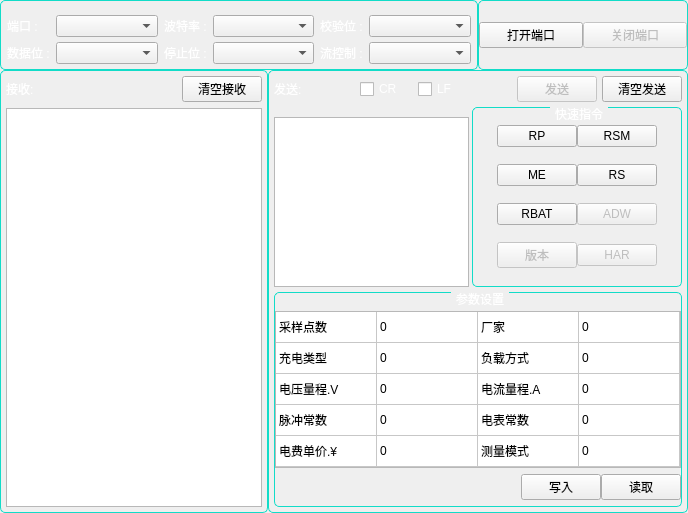
     <widget class="QWidget" name="serPort_Page">
      <layout class="QGridLayout" name="gridLayout_6">
       <property name="margin">
        <number>0</number>
       </property>
       <property name="spacing">
        <number>0</number>
       </property>
       <item row="1" column="0">
        <widget class="QGroupBox" name="serPort_Rec_GbBox">
         <property name="sizePolicy">
          <sizepolicy hsizetype="Minimum" vsizetype="Preferred">
           <horstretch>0</horstretch>
           <verstretch>0</verstretch>
          </sizepolicy>
         </property>
         <property name="styleSheet">
          <string notr="true"> QGroupBox::title {
     subcontrol-origin: margin;
     subcontrol-position: top center; /* position at the top center */
     padding: 0 3px;
	 color: rgb(255, 255, 255);


 }

 QGroupBox {
    border: 1px solid rgb(18, 220, 200);
    border-radius: 5px;
    margin-top: 0ex; /* leave space at the top for the title */
    background-color: qlineargradient(x1: 0, y1: 0, x2: 0, y2: 1,
                     stop:0 rgba(7, 85, 75, 255),
                     stop:1 rgba(10, 100, 75, 255));
 }
</string>
         </property>
         <property name="title">
          <string/>
         </property>
         <layout class="QGridLayout" name="gridLayout_7">
          <property name="margin">
           <number>5</number>
          </property>
          <item row="1" column="0" colspan="4">
           <widget class="QTextEdit" name="serPort_Rec_TxEdit">
            <property name="sizePolicy">
             <sizepolicy hsizetype="Expanding" vsizetype="Expanding">
              <horstretch>0</horstretch>
              <verstretch>0</verstretch>
             </sizepolicy>
            </property>
            <property name="readOnly">
             <bool>true</bool>
            </property>
           </widget>
          </item>
          <item row="0" column="3">
           <widget class="QPushButton" name="serPort_CleanRec_PsBtn">
            <property name="text">
             <string>清空接收</string>
            </property>
           </widget>
          </item>
          <item row="0" column="1">
           <spacer name="horizontalSpacer_2">
            <property name="orientation">
             <enum>Qt::Horizontal</enum>
            </property>
            <property name="sizeHint" stdset="0">
             <size>
              <width>30</width>
              <height>20</height>
             </size>
            </property>
           </spacer>
          </item>
          <item row="0" column="0">
           <widget class="QLabel" name="label_3">
            <property name="styleSheet">
             <string notr="true">color: rgb(255, 255, 255);</string>
            </property>
            <property name="text">
             <string>接收:</string>
            </property>
           </widget>
          </item>
         </layout>
        </widget>
       </item>
       <item row="1" column="1" colspan="2">
        <widget class="QGroupBox" name="serPort_send_GpBox">
         <property name="sizePolicy">
          <sizepolicy hsizetype="Minimum" vsizetype="Preferred">
           <horstretch>0</horstretch>
           <verstretch>0</verstretch>
          </sizepolicy>
         </property>
         <property name="minimumSize">
          <size>
           <width>420</width>
           <height>0</height>
          </size>
         </property>
         <property name="maximumSize">
          <size>
           <width>420</width>
           <height>16777215</height>
          </size>
         </property>
         <property name="styleSheet">
          <string notr="true"> QGroupBox::title {
     subcontrol-origin: margin;
     subcontrol-position: top center; /* position at the top center */
     padding: 0 3px;
	 color: rgb(255, 255, 255);


 }

 QGroupBox {
    border: 1px solid rgb(18, 220, 200);
    border-radius: 5px;
    margin-top: 0ex; /* leave space at the top for the title */
    background-color: qlineargradient(x1: 0, y1: 0, x2: 0, y2: 1,
                     stop:0 rgba(7, 85, 75, 255),
                     stop:1 rgba(10, 100, 75, 255));
 }
</string>
         </property>
         <property name="title">
          <string/>
         </property>
         <layout class="QGridLayout" name="gridLayout_8">
          <property name="margin">
           <number>5</number>
          </property>
          <property name="spacing">
           <number>5</number>
          </property>
          <item row="0" column="1">
           <widget class="QCheckBox" name="serPort_CR_CkBox">
            <property name="styleSheet">
             <string notr="true">color: rgb(255, 255, 255);</string>
            </property>
            <property name="text">
             <string>CR</string>
            </property>
           </widget>
          </item>
          <item row="0" column="4">
           <widget class="QCheckBox" name="serPort_LF_CkBox">
            <property name="styleSheet">
             <string notr="true">color: rgb(255, 255, 255);</string>
            </property>
            <property name="text">
             <string>LF</string>
            </property>
           </widget>
          </item>
          <item row="5" column="0" colspan="13">
           <widget class="QGroupBox" name="serPort_SP_GpBox">
            <property name="sizePolicy">
             <sizepolicy hsizetype="Expanding" vsizetype="Preferred">
              <horstretch>0</horstretch>
              <verstretch>0</verstretch>
             </sizepolicy>
            </property>
            <property name="minimumSize">
             <size>
              <width>309</width>
              <height>215</height>
             </size>
            </property>
            <property name="maximumSize">
             <size>
              <width>16777215</width>
              <height>215</height>
             </size>
            </property>
            <property name="styleSheet">
             <string notr="true"> QGroupBox::title {
     subcontrol-origin: margin;
     subcontrol-position: top center; /* position at the top center */
     padding: 0 3px;
	 color: rgb(255, 255, 255);


 }

 QGroupBox {
    border: 1px solid rgb(18, 220, 200);
    border-radius: 5px;
    margin-top: 3ex; /* leave space at the top for the title */
    background-color: qlineargradient(x1: 0, y1: 0, x2: 0, y2: 1,
                     stop:0 rgba(7, 85, 75, 255),
                     stop:1 rgba(10, 100, 75, 255));
 }
</string>
            </property>
            <property name="title">
             <string>参数设置</string>
            </property>
            <layout class="QGridLayout" name="gridLayout_17">
             <property name="leftMargin">
              <number>0</number>
             </property>
             <property name="topMargin">
              <number>12</number>
             </property>
             <property name="rightMargin">
              <number>0</number>
             </property>
             <property name="bottomMargin">
              <number>0</number>
             </property>
             <property name="spacing">
              <number>0</number>
             </property>
             <item row="2" column="3">
              <widget class="QPushButton" name="serPort_read_SP_PsBtn">
               <property name="text">
                <string>读取</string>
               </property>
              </widget>
             </item>
             <item row="2" column="2">
              <widget class="QPushButton" name="serPort_write_SP_PsBtn">
               <property name="text">
                <string>写入</string>
               </property>
              </widget>
             </item>
             <item row="2" column="1">
              <spacer name="serPort_SP_HlSpacer">
               <property name="orientation">
                <enum>Qt::Horizontal</enum>
               </property>
               <property name="sizeHint" stdset="0">
                <size>
                 <width>40</width>
                 <height>20</height>
                </size>
               </property>
              </spacer>
             </item>
             <item row="1" column="0" colspan="6">
              <widget class="QTableWidget" name="serPort_SP_TabWidget">
               <property name="sizePolicy">
                <sizepolicy hsizetype="Expanding" vsizetype="Minimum">
                 <horstretch>0</horstretch>
                 <verstretch>0</verstretch>
                </sizepolicy>
               </property>
               <property name="minimumSize">
                <size>
                 <width>0</width>
                 <height>157</height>
                </size>
               </property>
               <property name="maximumSize">
                <size>
                 <width>16777215</width>
                 <height>157</height>
                </size>
               </property>
               <attribute name="horizontalHeaderVisible">
                <bool>false</bool>
               </attribute>
               <attribute name="horizontalHeaderDefaultSectionSize">
                <number>101</number>
               </attribute>
               <attribute name="horizontalHeaderMinimumSectionSize">
                <number>19</number>
               </attribute>
               <attribute name="verticalHeaderVisible">
                <bool>false</bool>
               </attribute>
               <attribute name="verticalHeaderDefaultSectionSize">
                <number>31</number>
               </attribute>
               <row>
                <property name="text">
                 <string>1</string>
                </property>
               </row>
               <row>
                <property name="text">
                 <string>2</string>
                </property>
               </row>
               <row>
                <property name="text">
                 <string>3</string>
                </property>
               </row>
               <row>
                <property name="text">
                 <string>4</string>
                </property>
               </row>
               <row>
                <property name="text">
                 <string>5</string>
                </property>
               </row>
               <column>
                <property name="text">
                 <string>选项</string>
                </property>
               </column>
               <column>
                <property name="text">
                 <string>值</string>
                </property>
               </column>
               <column>
                <property name="text">
                 <string>选项</string>
                </property>
               </column>
               <column>
                <property name="text">
                 <string>值</string>
                </property>
               </column>
               <item row="0" column="0">
                <property name="text">
                 <string>采样点数</string>
                </property>
               </item>
               <item row="0" column="1">
                <property name="text">
                 <string>0</string>
                </property>
               </item>
               <item row="0" column="2">
                <property name="text">
                 <string>厂家</string>
                </property>
               </item>
               <item row="0" column="3">
                <property name="text">
                 <string>0</string>
                </property>
               </item>
               <item row="1" column="0">
                <property name="text">
                 <string>充电类型</string>
                </property>
               </item>
               <item row="1" column="1">
                <property name="text">
                 <string>0</string>
                </property>
               </item>
               <item row="1" column="2">
                <property name="text">
                 <string>负载方式</string>
                </property>
               </item>
               <item row="1" column="3">
                <property name="text">
                 <string>0</string>
                </property>
               </item>
               <item row="2" column="0">
                <property name="text">
                 <string>电压量程.V</string>
                </property>
               </item>
               <item row="2" column="1">
                <property name="text">
                 <string>0</string>
                </property>
               </item>
               <item row="2" column="2">
                <property name="text">
                 <string>电流量程.A</string>
                </property>
               </item>
               <item row="2" column="3">
                <property name="text">
                 <string>0</string>
                </property>
               </item>
               <item row="3" column="0">
                <property name="text">
                 <string>脉冲常数</string>
                </property>
               </item>
               <item row="3" column="1">
                <property name="text">
                 <string>0</string>
                </property>
               </item>
               <item row="3" column="2">
                <property name="text">
                 <string>电表常数</string>
                </property>
               </item>
               <item row="3" column="3">
                <property name="text">
                 <string>0</string>
                </property>
               </item>
               <item row="4" column="0">
                <property name="text">
                 <string>电费单价.¥</string>
                </property>
               </item>
               <item row="4" column="1">
                <property name="text">
                 <string>0</string>
                </property>
               </item>
               <item row="4" column="2">
                <property name="text">
                 <string>测量模式</string>
                </property>
               </item>
               <item row="4" column="3">
                <property name="text">
                 <string>0</string>
                </property>
               </item>
              </widget>
             </item>
            </layout>
           </widget>
          </item>
          <item row="0" column="12">
           <widget class="QPushButton" name="serPort_CleanSend_PsBtn">
            <property name="text">
             <string>清空发送</string>
            </property>
           </widget>
          </item>
          <item row="0" column="0">
           <widget class="QLabel" name="label_5">
            <property name="sizePolicy">
             <sizepolicy hsizetype="Fixed" vsizetype="Preferred">
              <horstretch>0</horstretch>
              <verstretch>0</verstretch>
             </sizepolicy>
            </property>
            <property name="styleSheet">
             <string notr="true">color: rgb(255, 255, 255);</string>
            </property>
            <property name="text">
             <string>发送:</string>
            </property>
           </widget>
          </item>
          <item row="0" column="11">
           <widget class="QPushButton" name="serPort_Send_PsBtn">
            <property name="enabled">
             <bool>false</bool>
            </property>
            <property name="text">
             <string>发送</string>
            </property>
           </widget>
          </item>
          <item row="1" column="0">
           <widget class="QTextEdit" name="serPort_Send_TxEdit">
            <property name="sizePolicy">
             <sizepolicy hsizetype="Fixed" vsizetype="Minimum">
              <horstretch>0</horstretch>
              <verstretch>0</verstretch>
             </sizepolicy>
            </property>
            <property name="minimumSize">
             <size>
              <width>195</width>
              <height>170</height>
             </size>
            </property>
            <property name="maximumSize">
             <size>
              <width>195</width>
              <height>160</height>
             </size>
            </property>
            <property name="readOnly">
             <bool>false</bool>
            </property>
           </widget>
          </item>
          <item row="1" column="7" colspan="6">
           <widget class="QGroupBox" name="serPort_shortcut_GpBox">
            <property name="sizePolicy">
             <sizepolicy hsizetype="Fixed" vsizetype="Fixed">
              <horstretch>0</horstretch>
              <verstretch>0</verstretch>
             </sizepolicy>
            </property>
            <property name="minimumSize">
             <size>
              <width>210</width>
              <height>180</height>
             </size>
            </property>
            <property name="maximumSize">
             <size>
              <width>210</width>
              <height>180</height>
             </size>
            </property>
            <property name="styleSheet">
             <string notr="true"> QGroupBox::title {
     subcontrol-origin: margin;
     subcontrol-position: top center; /* position at the top center */
     padding: 0 3px;
	 color: rgb(255, 255, 255);


 }


 QGroupBox {
    border: 1px solid rgb(18, 220, 200);
    border-radius: 5px;
    margin-top: 3ex; /* leave space at the top for the title */
    background-color: qlineargradient(x1: 0, y1: 0, x2: 0, y2: 1,
                     stop:0 rgba(7, 85, 75, 255),
                     stop:1 rgba(10, 100, 75, 255));
 }
</string>
            </property>
            <property name="title">
             <string>快速指令</string>
            </property>
            <layout class="QGridLayout" name="gridLayout_4">
             <property name="margin">
              <number>0</number>
             </property>
             <property name="spacing">
              <number>0</number>
             </property>
             <item row="1" column="2">
              <widget class="QPushButton" name="serPort_ME_PsBtn">
               <property name="text">
                <string>ME</string>
               </property>
              </widget>
             </item>
             <item row="0" column="2">
              <widget class="QPushButton" name="serPort_RP_PsBtn">
               <property name="text">
                <string>RP</string>
               </property>
              </widget>
             </item>
             <item row="0" column="3">
              <widget class="QPushButton" name="serPort_RSM_PsBtn">
               <property name="text">
                <string>RSM</string>
               </property>
              </widget>
             </item>
             <item row="1" column="3">
              <widget class="QPushButton" name="serPort_RS_PsBtn">
               <property name="text">
                <string>RS</string>
               </property>
              </widget>
             </item>
             <item row="4" column="3">
              <widget class="QPushButton" name="serPort_HAR_PsBtn">
               <property name="enabled">
                <bool>false</bool>
               </property>
               <property name="text">
                <string>HAR</string>
               </property>
              </widget>
             </item>
             <item row="0" column="0">
              <spacer name="horizontalSpacer_5">
               <property name="orientation">
                <enum>Qt::Horizontal</enum>
               </property>
               <property name="sizeHint" stdset="0">
                <size>
                 <width>40</width>
                 <height>20</height>
                </size>
               </property>
              </spacer>
             </item>
             <item row="0" column="4">
              <spacer name="horizontalSpacer_7">
               <property name="orientation">
                <enum>Qt::Horizontal</enum>
               </property>
               <property name="sizeHint" stdset="0">
                <size>
                 <width>40</width>
                 <height>20</height>
                </size>
               </property>
              </spacer>
             </item>
             <item row="2" column="2">
              <widget class="QPushButton" name="serPort_RBAT_PsBtn">
               <property name="enabled">
                <bool>true</bool>
               </property>
               <property name="text">
                <string>RBAT</string>
               </property>
              </widget>
             </item>
             <item row="4" column="2">
              <widget class="QPushButton" name="serPort_AV_PsBtn">
               <property name="enabled">
                <bool>false</bool>
               </property>
               <property name="text">
                <string>版本</string>
               </property>
              </widget>
             </item>
             <item row="2" column="3">
              <widget class="QPushButton" name="serPort_ADW_PsBtn">
               <property name="enabled">
                <bool>false</bool>
               </property>
               <property name="text">
                <string>ADW</string>
               </property>
              </widget>
             </item>
            </layout>
           </widget>
          </item>
         </layout>
        </widget>
       </item>
       <item row="0" column="0" colspan="2">
        <widget class="QGroupBox" name="serPort_Settings_GpBox">
         <property name="minimumSize">
          <size>
           <width>0</width>
           <height>70</height>
          </size>
         </property>
         <property name="maximumSize">
          <size>
           <width>16777215</width>
           <height>70</height>
          </size>
         </property>
         <property name="styleSheet">
          <string notr="true"> QGroupBox::title {
     subcontrol-origin: margin;
     subcontrol-position: top center; /* position at the top center */
     padding: 0 3px;
	 color: rgb(255, 255, 255);


 }

 QGroupBox {
    border: 1px solid rgb(18, 220, 200);
    border-radius: 5px;
    margin-top: 0ex; /* leave space at the top for the title */
    background-color: qlineargradient(x1: 0, y1: 0, x2: 0, y2: 1,
                     stop:0 rgba(7, 85, 75, 255),
                     stop:1 rgba(10, 100, 75, 255));
 }
</string>
         </property>
         <property name="title">
          <string/>
         </property>
         <layout class="QGridLayout" name="gridLayout_5">
          <property name="leftMargin">
           <number>6</number>
          </property>
          <property name="rightMargin">
           <number>6</number>
          </property>
          <property name="bottomMargin">
           <number>0</number>
          </property>
          <property name="horizontalSpacing">
           <number>6</number>
          </property>
          <property name="verticalSpacing">
           <number>0</number>
          </property>
          <item row="0" column="0">
           <widget class="QLabel" name="serPort_portName_Label">
            <property name="sizePolicy">
             <sizepolicy hsizetype="Fixed" vsizetype="Preferred">
              <horstretch>0</horstretch>
              <verstretch>0</verstretch>
             </sizepolicy>
            </property>
            <property name="styleSheet">
             <string notr="true">color: rgb(255, 255, 255);</string>
            </property>
            <property name="text">
             <string>端口 :</string>
            </property>
           </widget>
          </item>
          <item row="0" column="1">
           <widget class="QComboBox" name="serPort_portName_CbBox"/>
          </item>
          <item row="0" column="4">
           <widget class="QLabel" name="serPort_parity_Label">
            <property name="sizePolicy">
             <sizepolicy hsizetype="Fixed" vsizetype="Preferred">
              <horstretch>0</horstretch>
              <verstretch>0</verstretch>
             </sizepolicy>
            </property>
            <property name="styleSheet">
             <string notr="true">color: rgb(255, 255, 255);</string>
            </property>
            <property name="text">
             <string>校验位 :</string>
            </property>
           </widget>
          </item>
          <item row="0" column="5">
           <widget class="QComboBox" name="serPort_parity_CbBox"/>
          </item>
          <item row="0" column="2">
           <widget class="QLabel" name="serPort_baudRate_Label">
            <property name="sizePolicy">
             <sizepolicy hsizetype="Fixed" vsizetype="Preferred">
              <horstretch>0</horstretch>
              <verstretch>0</verstretch>
             </sizepolicy>
            </property>
            <property name="styleSheet">
             <string notr="true">color: rgb(255, 255, 255);</string>
            </property>
            <property name="text">
             <string>波特率 :</string>
            </property>
           </widget>
          </item>
          <item row="0" column="3">
           <widget class="QComboBox" name="serPort_baudRate_CbBox"/>
          </item>
          <item row="1" column="0">
           <widget class="QLabel" name="serPort_dataBit_Label">
            <property name="sizePolicy">
             <sizepolicy hsizetype="Fixed" vsizetype="Preferred">
              <horstretch>0</horstretch>
              <verstretch>0</verstretch>
             </sizepolicy>
            </property>
            <property name="styleSheet">
             <string notr="true">color: rgb(255, 255, 255);</string>
            </property>
            <property name="text">
             <string>数据位 :</string>
            </property>
           </widget>
          </item>
          <item row="1" column="1">
           <widget class="QComboBox" name="serPort_dataBit_CbBox"/>
          </item>
          <item row="1" column="2">
           <widget class="QLabel" name="serPort_stopBit_Label">
            <property name="sizePolicy">
             <sizepolicy hsizetype="Fixed" vsizetype="Preferred">
              <horstretch>0</horstretch>
              <verstretch>0</verstretch>
             </sizepolicy>
            </property>
            <property name="styleSheet">
             <string notr="true">color: rgb(255, 255, 255);</string>
            </property>
            <property name="text">
             <string>停止位 :</string>
            </property>
           </widget>
          </item>
          <item row="1" column="3">
           <widget class="QComboBox" name="serPort_stopBit_CbBox"/>
          </item>
          <item row="1" column="4">
           <widget class="QLabel" name="serPort_flowCtl_Label">
            <property name="sizePolicy">
             <sizepolicy hsizetype="Fixed" vsizetype="Preferred">
              <horstretch>0</horstretch>
              <verstretch>0</verstretch>
             </sizepolicy>
            </property>
            <property name="styleSheet">
             <string notr="true">color: rgb(255, 255, 255);</string>
            </property>
            <property name="text">
             <string>流控制 :</string>
            </property>
           </widget>
          </item>
          <item row="1" column="5">
           <widget class="QComboBox" name="serPort_flowCtl_CbBox"/>
          </item>
         </layout>
        </widget>
       </item>
       <item row="0" column="2">
        <widget class="QGroupBox" name="serPort_ctl_GpBox">
         <property name="styleSheet">
          <string notr="true"> QGroupBox::title {
     subcontrol-origin: margin;
     subcontrol-position: top center; /* position at the top center */
     padding: 0 3px;
	 color: rgb(255, 255, 255);
 }

 QGroupBox {
    border: 1px solid rgb(18, 220, 200);
    border-radius: 5px;
    margin-top: 0ex; /* leave space at the top for the title */
    background-color: qlineargradient(x1: 0, y1: 0, x2: 0, y2: 1,
                     stop:0 rgba(7, 85, 75, 255),
                     stop:1 rgba(10, 100, 75, 255));
 }
</string>
         </property>
         <property name="title">
          <string/>
         </property>
         <layout class="QGridLayout" name="gridLayout_9">
          <property name="margin">
           <number>0</number>
          </property>
          <property name="spacing">
           <number>0</number>
          </property>
          <item row="0" column="0">
           <widget class="QPushButton" name="serPort_Open_PsBtn">
            <property name="text">
             <string>打开端口</string>
            </property>
           </widget>
          </item>
          <item row="0" column="1">
           <widget class="QPushButton" name="serPort_Close_PsBtn">
            <property name="enabled">
             <bool>false</bool>
            </property>
            <property name="text">
             <string>关闭端口</string>
            </property>
           </widget>
          </item>
         </layout>
        </widget>
       </item>
      </layout>
     </widget>
